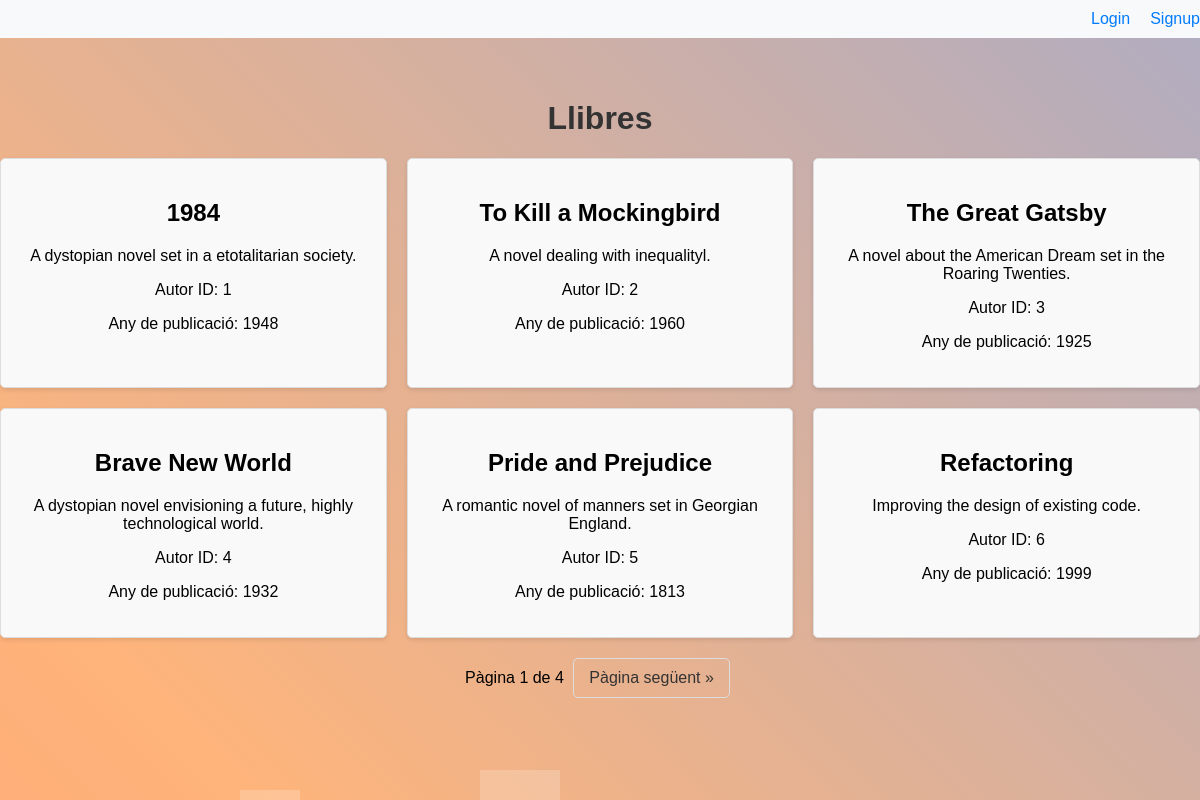
The page / on the database its author committed.
### tables this page shows
CREATE TABLE `books` (
  `id` int(11) NOT NULL,
  `title` varchar(255) NOT NULL,
  `author_id` int(11) DEFAULT NULL,
  `publication_year` int(11) DEFAULT NULL,
  `description` text DEFAULT NULL
);

### Public/index.php (called while the page is built)
<?php
include '../views/index.view.php';
?>

### Controllers/BookController.php (called while the page is built, shortened)
<?php
include '../config.php';
include '../models/Book.php';
class BookController {
    public function getBooksByPage($page, $booksPerPage) {
        $book = new Book();
        return $book->getByPage($page, $booksPerPage);
    }
    public function getTotalBooks() {
        $book = new Book();
        return $book->getTotalCount();
    }
}
?>

### Models/Book.php (called while the page is built, shortened)
<?php
include '../config.php';
class Book {
    private $db;
    public function __construct() {
        global $pdo;
        $this->db = $pdo;
    }
    public function getByPage($page, $booksPerPage) {
        $offset = ($page - 1) * $booksPerPage;
        $stmt = $this->db->prepare("SELECT * FROM books LIMIT :limit OFFSET :offset");
        $stmt->bindParam(':limit', $booksPerPage, PDO::PARAM_INT);
        $stmt->bindParam(':offset', $offset, PDO::PARAM_INT);
        $stmt->execute();
        return $stmt->fetchAll(PDO::FETCH_ASSOC);
    }
    public function getTotalCount() {
        $stmt = $this->db->query("SELECT COUNT(*) FROM books");
        return $stmt->fetchColumn();
    }
}
?>

### Views/index.view.php (the view, shortened to what this page needs)
<?php
include '../controllers/BookController.php';
$controller = new BookController();
$page = isset($_GET['pagina']) ? (int)$_GET['pagina'] : 1;
$booksPerPage = 6;
$books = $controller->getBooksByPage($page, $booksPerPage);
$totalBooks = $controller->getTotalBooks();
$totalPages = ceil($totalBooks / $booksPerPage);
?>
<!DOCTYPE html>
<html>
<head>
    <link rel="stylesheet" type="text/css" href="../public/Estils/styles.css">
</head>
<body>
    <div class="shapes">
        <div class="shape"></div>
        <div class="shape"></div>
    </div>
    <div class="navbar">
        <?php if (isset($_SESSION['username'])): ?>
            <span>Welcome, <?php echo $_SESSION['username']; ?>!</span>
            <a href="../public/logout.php">Logout</a>
        <?php else: ?>
            <a href="../public/login.php">Login</a>
            <a href="../public/signup.php">Signup</a>
        <?php endif; ?>
    </div>
    <div class="content">
        <h1>Llibres</h1>
        <div class="books">
            <?php foreach ($books as $book): ?>
                <div class="book">
                    <h2><?php echo htmlspecialchars($book['title']); ?></h2>
                    <p><?php echo htmlspecialchars($book['description']); ?></p>
                    <p>Autor ID: <?php echo htmlspecialchars($book['author_id']); ?></p>
                    <p>Any de publicació: <?php echo htmlspecialchars($book['publication_year']); ?></p>
                </div>
            <?php endforeach; ?>
        </div>
        <div class="pagination">
            <span>Pàgina <?php echo $page; ?> de <?php echo $totalPages; ?></span>
            <?php if ($page < $totalPages): ?>
                <a href="?pagina=<?php echo $page + 1; ?>">Pàgina següent &raquo;</a>
            <?php endif; ?>
        </div>
    </div>
</body>
</html>

### Public/Estils/styles.css (style rules this page uses)
body { font-family: Arial, sans-serif; background: linear-gradient(45deg, #ff7e5f, #feb47b, #86a8e7, #91eae4); background-size: 400% 400%; animation: gradientAnimation 15s ease infinite; display: flex; flex-direction: column; align-items: center; height: 100vh; margin: 0; overflow: hidden; position: relative; }
h1 { text-align: center; margin-top: 40px; color: #333; }
.shapes { position: absolute; width: 100%; height: 100%; overflow: hidden; z-index: 0; }
.shape { position: absolute; bottom: -50px; width: 40px; height: 40px; background: rgba(255, 255, 255, 0.2); animation: shapeAnimation 20s linear infinite; }
.shape:nth-child(2) { left: 20%; width: 60px; height: 60px; animation-duration: 20s; animation-delay: 2s; }
.shape:nth-child(4) { left: 40%; width: 80px; height: 80px; animation-duration: 18s; animation-delay: 0s; }
.navbar { display: flex; justify-content: flex-end; background-color: #f8f9fa; padding: 10px; width: 100%; position: absolute; top: 0; z-index: 1; }
.navbar a { margin-left: 20px; text-decoration: none; color: #007bff; }
.content { z-index: 1; text-align: center; margin-top: 60px; }
.books { display: grid; grid-template-columns: repeat(3, 1fr); grid-gap: 20px; margin-top: 20px; }
.book { background-color: #f9f9f9; padding: 20px; border: 1px solid #ddd; border-radius: 5px; box-shadow: 0 2px 4px rgba(0, 0, 0, 0.1); }
.pagination { text-align: center; margin-top: 20px; }
.pagination a { display: inline-block; padding: 10px 15px; margin: 0 5px; border: 1px solid #ddd; color: #333; text-decoration: none; border-radius: 5px; transition: background-color 0.3s, color 0.3s; }
.book a, .pagination a, .insert-button { position: relative; z-index: 1; }

### rows shown on the page
books: title "1984", description "A dystopian novel set in a etotalitarian society.", author "1", publication_year "1948"
books: title "To Kill a Mockingbird", description "A novel dealing with inequalityl.", author "2", publication_year "1960"
books: title "The Great Gatsby", description "A novel about the American Dream set in the Roaring Twenties.", author "3", publication_year "1925"
books: title "Brave New World", description "A dystopian novel envisioning a future, highly technological world.", author "4", publication_year "1932"
books: title "Pride and Prejudice", description "A romantic novel of manners set in Georgian England.", author "5", publication_year "1813"
books: title "Refactoring", description "Improving the design of existing code.", author "6", publication_year "1999"

### other values the page prints
$page "1"
$totalPages "4"
